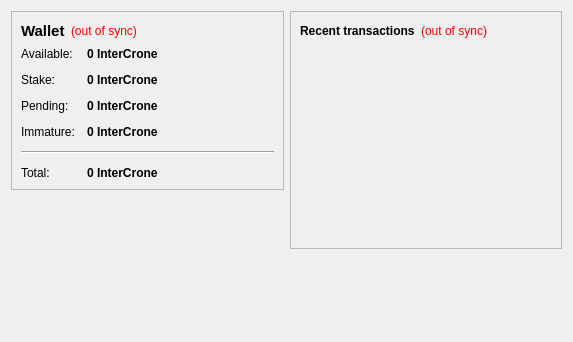
<?xml version="1.0" encoding="UTF-8"?>
<ui version="4.0">
 <class>OverviewPage</class>
 <widget class="QWidget" name="OverviewPage">
  <property name="geometry">
   <rect>
    <x>0</x>
    <y>0</y>
    <width>573</width>
    <height>342</height>
   </rect>
  </property>
  <property name="windowTitle">
   <string>Form</string>
  </property>
  <layout class="QHBoxLayout" name="horizontalLayout" stretch="1,1">
   <item>
    <layout class="QVBoxLayout" name="verticalLayout_2">
     <item>
      <widget class="QFrame" name="frame">
       <property name="frameShape">
        <enum>QFrame::StyledPanel</enum>
       </property>
       <property name="frameShadow">
        <enum>QFrame::Raised</enum>
       </property>
       <layout class="QVBoxLayout" name="verticalLayout_4">
        <item>
         <layout class="QHBoxLayout" name="horizontalLayout_4">
          <item>
           <widget class="QLabel" name="label_5">
            <property name="font">
             <font>
              <pointsize>11</pointsize>
              <weight>75</weight>
              <bold>true</bold>
             </font>
            </property>
            <property name="text">
             <string>Wallet</string>
            </property>
           </widget>
          </item>
          <item>
           <widget class="QLabel" name="labelWalletStatus">
            <property name="toolTip">
             <string>The displayed information may be out of date. Your wallet automatically synchronizes with the InterCrone network after a connection is established, but this process has not completed yet.</string>
            </property>
            <property name="styleSheet">
             <string notr="true">QLabel { color: red; }</string>
            </property>
            <property name="text">
             <string notr="true">(out of sync)</string>
            </property>
            <property name="alignment">
             <set>Qt::AlignLeading|Qt::AlignLeft|Qt::AlignVCenter</set>
            </property>
           </widget>
          </item>
          <item>
           <spacer name="horizontalSpacer_2">
            <property name="orientation">
             <enum>Qt::Horizontal</enum>
            </property>
            <property name="sizeHint" stdset="0">
             <size>
              <width>40</width>
              <height>20</height>
             </size>
            </property>
           </spacer>
          </item>
         </layout>
        </item>
        <item>
         <layout class="QFormLayout" name="formLayout_2">
          <property name="fieldGrowthPolicy">
           <enum>QFormLayout::AllNonFixedFieldsGrow</enum>
          </property>
          <property name="horizontalSpacing">
           <number>12</number>
          </property>
          <property name="verticalSpacing">
           <number>12</number>
          </property>
          <item row="0" column="0">
           <widget class="QLabel" name="label">
            <property name="text">
             <string>Available:</string>
            </property>
           </widget>
          </item>
          <item row="0" column="1">
           <widget class="QLabel" name="labelBalance">
            <property name="font">
             <font>
              <weight>75</weight>
              <bold>true</bold>
             </font>
            </property>
            <property name="cursor">
             <cursorShape>IBeamCursor</cursorShape>
            </property>
            <property name="toolTip">
             <string>Your current spendable balance</string>
            </property>
            <property name="text">
             <string notr="true">0 InterCrone</string>
            </property>
            <property name="textInteractionFlags">
             <set>Qt::LinksAccessibleByMouse|Qt::TextSelectableByKeyboard|Qt::TextSelectableByMouse</set>
            </property>
           </widget>
          </item>
          <item row="1" column="0">
           <widget class="QLabel" name="label_6">
            <property name="text">
             <string>Stake:</string>
            </property>
           </widget>
          </item>
          <item row="1" column="1">
           <widget class="QLabel" name="labelStake">
            <property name="font">
             <font>
              <weight>75</weight>
              <bold>true</bold>
             </font>
            </property>
            <property name="cursor">
             <cursorShape>IBeamCursor</cursorShape>
            </property>
            <property name="toolTip">
             <string>Total of coins that was staked, and do not yet count toward the current balance</string>
            </property>
            <property name="text">
             <string notr="true">0 InterCrone</string>
            </property>
            <property name="textInteractionFlags">
             <set>Qt::LinksAccessibleByMouse|Qt::TextSelectableByKeyboard|Qt::TextSelectableByMouse</set>
            </property>
           </widget>
          </item>
          <item row="2" column="0">
           <widget class="QLabel" name="label_3">
            <property name="text">
             <string>Pending:</string>
            </property>
           </widget>
          </item>
          <item row="2" column="1">
           <widget class="QLabel" name="labelUnconfirmed">
            <property name="font">
             <font>
              <weight>75</weight>
              <bold>true</bold>
             </font>
            </property>
            <property name="cursor">
             <cursorShape>IBeamCursor</cursorShape>
            </property>
            <property name="toolTip">
             <string>Total of transactions that have yet to be confirmed, and do not yet count toward the current balance</string>
            </property>
            <property name="text">
             <string notr="true">0 InterCrone</string>
            </property>
            <property name="textInteractionFlags">
             <set>Qt::LinksAccessibleByMouse|Qt::TextSelectableByKeyboard|Qt::TextSelectableByMouse</set>
            </property>
           </widget>
          </item>
          <item row="3" column="0">
           <widget class="QLabel" name="labelImmatureText">
            <property name="text">
             <string>Immature:</string>
            </property>
           </widget>
          </item>
          <item row="3" column="1">
           <widget class="QLabel" name="labelImmature">
            <property name="font">
             <font>
              <weight>75</weight>
              <bold>true</bold>
             </font>
            </property>
            <property name="toolTip">
             <string>Mined balance that has not yet matured</string>
            </property>
            <property name="text">
             <string notr="true">0 InterCrone</string>
            </property>
            <property name="textInteractionFlags">
             <set>Qt::LinksAccessibleByMouse|Qt::TextSelectableByKeyboard|Qt::TextSelectableByMouse</set>
            </property>
           </widget>
          </item>
          <item row="4" column="0" colspan="2">
           <widget class="Line" name="line">
            <property name="orientation">
             <enum>Qt::Horizontal</enum>
            </property>
           </widget>
          </item>
          <item row="5" column="0">
           <widget class="QLabel" name="labelTotalText">
            <property name="text">
             <string>Total:</string>
            </property>
           </widget>
          </item>
          <item row="5" column="1">
           <widget class="QLabel" name="labelTotal">
            <property name="font">
             <font>
              <weight>75</weight>
              <bold>true</bold>
             </font>
            </property>
            <property name="cursor">
             <cursorShape>IBeamCursor</cursorShape>
            </property>
            <property name="toolTip">
             <string>Your current total balance</string>
            </property>
            <property name="text">
             <string notr="true">0 InterCrone</string>
            </property>
            <property name="textInteractionFlags">
             <set>Qt::LinksAccessibleByMouse|Qt::TextSelectableByKeyboard|Qt::TextSelectableByMouse</set>
            </property>
           </widget>
          </item>
         </layout>
        </item>
       </layout>
      </widget>
     </item>
     <item>
      <spacer name="verticalSpacer">
       <property name="orientation">
        <enum>Qt::Vertical</enum>
       </property>
       <property name="sizeHint" stdset="0">
        <size>
         <width>20</width>
         <height>40</height>
        </size>
       </property>
      </spacer>
     </item>
      <item>
         <widget class="QLabel" name="coinimage">
          <property name="text">
           <string/>
          </property>
          <property name="pixmap">
           <pixmap resource="../bitcoin.qrc">:/icons/bitcoino</pixmap>
          </property>
          <property name="scaledContents">
           <bool>false</bool>
          </property>
          <property name="alignment">
           <set>Qt::AlignCenter</set>
          </property>
          <property name="margin">
           <number>-2</number>
          </property>
         </widget>
        </item>
    </layout>
   </item>
   <item>
    <layout class="QVBoxLayout" name="verticalLayout_3">
     <item>
      <widget class="QFrame" name="frame_2">
       <property name="frameShape">
        <enum>QFrame::StyledPanel</enum>
       </property>
       <property name="frameShadow">
        <enum>QFrame::Raised</enum>
       </property>
       <layout class="QVBoxLayout" name="verticalLayout">
        <item>
         <layout class="QHBoxLayout" name="horizontalLayout_2">
          <item>
           <widget class="QLabel" name="label_4">
            <property name="text">
             <string>&lt;b&gt;Recent transactions&lt;/b&gt;</string>
            </property>
           </widget>
          </item>
          <item>
           <widget class="QLabel" name="labelTransactionsStatus">
            <property name="toolTip">
             <string>The displayed information may be out of date. Your wallet automatically synchronizes with the InterCrone network after a connection is established, but this process has not completed yet.</string>
            </property>
            <property name="styleSheet">
             <string notr="true">QLabel { color: red; }</string>
            </property>
            <property name="text">
             <string notr="true">(out of sync)</string>
            </property>
            <property name="alignment">
             <set>Qt::AlignRight|Qt::AlignTrailing|Qt::AlignVCenter</set>
            </property>
           </widget>
          </item>
          <item>
           <spacer name="horizontalSpacer">
            <property name="orientation">
             <enum>Qt::Horizontal</enum>
            </property>
            <property name="sizeHint" stdset="0">
             <size>
              <width>40</width>
              <height>20</height>
             </size>
            </property>
           </spacer>
          </item>
         </layout>
        </item>
        <item>
         <widget class="QListView" name="listTransactions">
          <property name="styleSheet">
           <string notr="true">QListView { background: transparent; }</string>
          </property>
          <property name="frameShape">
           <enum>QFrame::NoFrame</enum>
          </property>
          <property name="verticalScrollBarPolicy">
           <enum>Qt::ScrollBarAlwaysOff</enum>
          </property>
          <property name="horizontalScrollBarPolicy">
           <enum>Qt::ScrollBarAlwaysOff</enum>
          </property>
          <property name="selectionMode">
           <enum>QAbstractItemView::NoSelection</enum>
          </property>
         </widget>
        </item>
       </layout>
      </widget>
     </item>
     <item>
      <spacer name="verticalSpacer_2">
       <property name="orientation">
        <enum>Qt::Vertical</enum>
       </property>
       <property name="sizeHint" stdset="0">
        <size>
         <width>20</width>
         <height>40</height>
        </size>
       </property>
      </spacer>
     </item>
    </layout>
   </item>
  </layout>
 </widget>
 <resources/>
 <connections/>
</ui>
